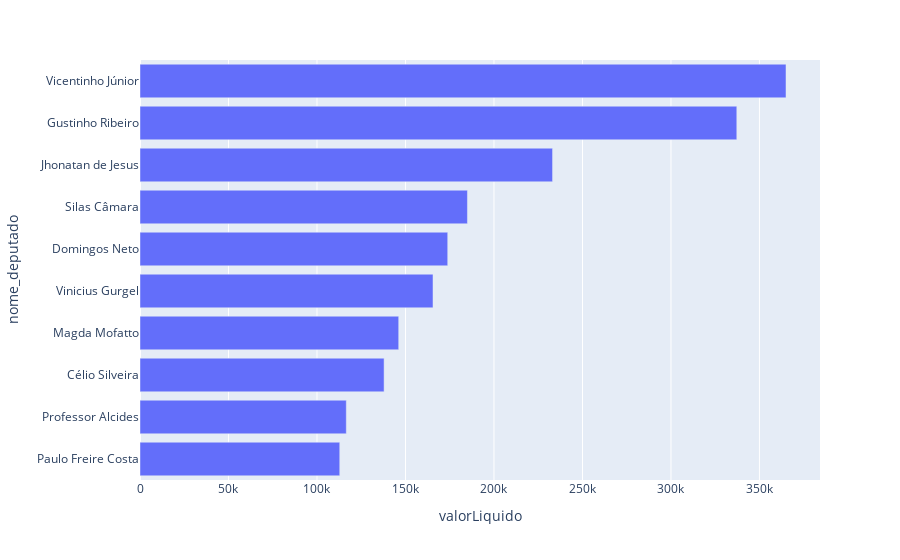

Notebook code for this chart:
### Code cell
# importando biblioteca para desenvolvimento dos gráficos
import plotly.express as px

# agrupa os dados por nome de deputado
df_despesas_por_deputados = df.groupby(['nome_deputado']).sum().reset_index()

# classifica os dados pela soma do valor líquido das despesas
df_despesas_por_top_5_deputados = df_despesas_por_deputados.sort_values('valorLiquido', ascending = False)
display(df_despesas_por_top_5_deputados)

# desenvolvimento do gráfico
fig = px.bar(df_despesas_por_top_5_deputados.head(10), x = 'valorLiquido', y = 'nome_deputado')
fig.update_layout(yaxis_autorange = 'reversed')
fig.show()

### Figure 1 — Plotly figure (JSON) as saved in the notebook; plotly's stock layout.template omitted (floating-point values rounded to 4 significant figures)
{"data": [{"alignmentgroup": "True", "hovertemplate": "valorLiquido=%{x}<br>nome_deputado=%{y}<extra></extra>", "legendgroup": "", "marker": {"color": "#636efa", "pattern": {"shape": ""}}, "name": "", "offsetgroup": "", "orientation": "h", "showlegend": false, "textposition": "auto", "type": "bar", "x": [365000, 337200, 233100.0, 185000.0, 173900.0, 165600.0, 146200.0, 137900.0, 116600.0, 112900.0], "xaxis": "x", "y": ["Vicentinho Júnior", "Gustinho Ribeiro", "Jhonatan de Jesus", "Silas Câmara", "Domingos Neto", "Vinicius Gurgel", "Magda Mofatto", "Célio Silveira", "Professor Alcides", "Paulo Freire Costa"], "yaxis": "y"}], "layout": {"barmode": "relative", "legend": {"tracegroupgap": 0}, "margin": {"t": 60}, "xaxis": {"anchor": "y", "domain": [0, 1], "title": {"text": "valorLiquido"}}, "yaxis": {"anchor": "x", "autorange": "reversed", "domain": [0, 1], "title": {"text": "nome_deputado"}}}}
